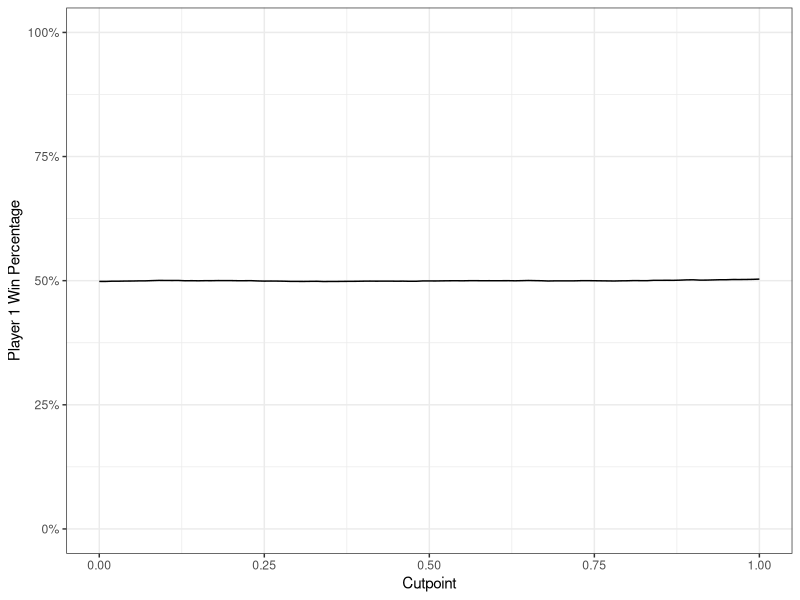
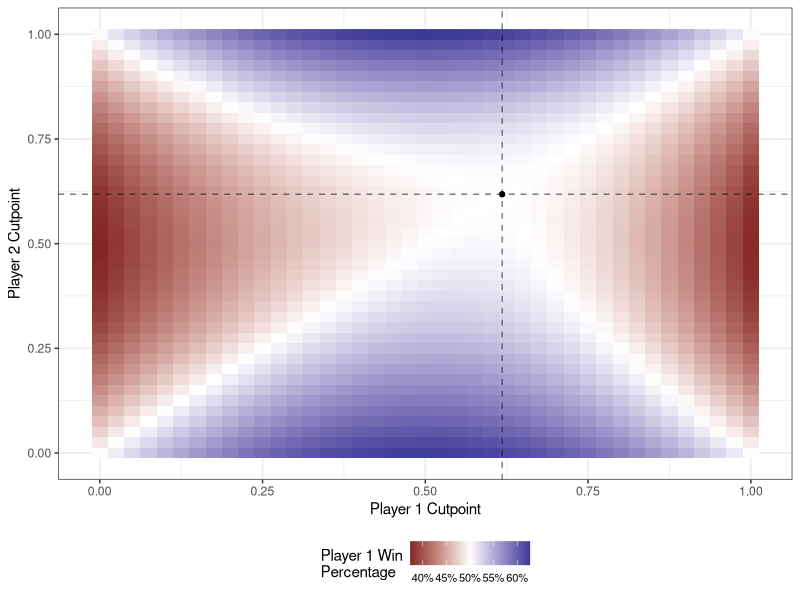

Reproduce these figures in R, in order.
## ---- chunk 1
knitr::opts_chunk$set(cache = TRUE)
options(digits = 4)
## ---- chunk 2
# number of rounds to play
n_draw <- 100000
## ---- chunk 3
require(dplyr)
require(magrittr)
require(ggplot2)

set.seed(938747)

# number of rounds to play
n_draw <- 100000
## ---- chunk 4
p1 <- cbind(runif(n_draw), runif(n_draw))
p2 <- cbind(runif(n_draw), runif(n_draw))

head(p1)
head(p2)
## ---- chunk 5
sum(p1[,1] > p2[,1]) / n_draw
## ---- chunk 6
sum(p1[,2] > p2[,2]) / n_draw
## ---- chunk 7
cutoff <- function(draw, cutpoint = .5){
  ifelse(draw[, 1] < cutpoint, draw[, 2], draw[, 1])
}

sum(cutoff(p1) > cutoff(p2)) / n_draw
## ---- chunk 8
cutpoints <- seq(0, 1, by = .01)
results <- lapply(cutpoints,
                  function(cutpoint) sum(cutoff(p1, cutpoint = cutpoint) >
                                           cutoff(p2, cutpoint = cutpoint))) %>%
  unlist

results_full <- data_frame(cutpoint = cutpoints,
                           win = results,
                           win_prop = win / n_draw)
results_full
## ---- chunk 9
ggplot(results_full, aes(cutpoint, win_prop)) +
  geom_line() +
  scale_y_continuous(labels = scales::percent, limits = c(0, 1)) +
  labs(x = "Cutpoint",
       y = "Player 1 Win Percentage") +
  theme_bw()
## ---- chunk 10
cutoff_2 <- function(p1, p2, cut1 = .5, cut2 = .5){
  sum(cutoff(p1, cutpoint = cut1) > cutoff(p2, cutpoint = cut2))
}

cutoff_2(p1, p2, cut1 = .5, cut2 = .9) / n_draw
## ---- chunk 11
cut_lite <- seq(0, 1, by = .025)

cut_combo <- expand.grid(cut_lite, cut_lite) %>%
  tbl_df %>%
  rename(cut1 = Var1, cut2 = Var2) %>%
  mutate(p1_win = apply(., 1, FUN = function(x) cutoff_2(p1, p2, cut1 = x[1], cut2 = x[2])),
         p1_prop = p1_win / n_draw)
cut_combo
## ---- chunk 12
ggplot(cut_combo, aes(cut1, cut2, fill = p1_prop)) +
  geom_raster() +
  # geom_line(data = results_full, aes(cutpoint, cutpoint, fill = NULL)) +
  geom_vline(xintercept = sqrt(5) / 2 - (1 / 2), linetype = 2, alpha = .5) +
  geom_hline(yintercept = sqrt(5) / 2 - (1 / 2), linetype = 2, alpha = .5) +
  geom_point(data = data_frame(x = sqrt(5) / 2 - (1 / 2),
                               y = sqrt(5) / 2 - (1 / 2)),
             aes(x, y, fill = NULL)) +
  scale_fill_gradient2(midpoint = .5, labels = scales::percent) +
  labs(x = "Player 1 Cutpoint",
       y = "Player 2 Cutpoint",
       fill = "Player 1 Win\nPercentage") +
  theme_bw() +
  theme(legend.position = "bottom",
        legend.text = element_text(size = 8))
